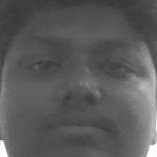
#> input picture data/1.1.jpg, 157 x 157 px
$ python Recognizer.py
#> lines starting #> are read from the running program, lines starting #| are printed output that depends on the picture
import cv2
import numpy as np
from PIL import Image
import os
import pyttsx3  # Import text-to-speech library

def speak(text):
    engine = pyttsx3.init()
    engine.say(text)
    engine.runAndWait()

path = 'data'
recognizer = cv2.face.LBPHFaceRecognizer_create()
detector = cv2.CascadeClassifier("haarcascade_frontalface_default.xml")

def imgsandlables(path):
#> called with path = 'data'
    imagePaths = [os.path.join(path, i) for i in os.listdir(path)]
    indfaces = []
    ids = []
    for imagePath in imagePaths:
        img = Image.open(imagePath).convert('L')  # grayscale
#> img is the input picture: PIL image 157x157 L; min 55, max 255, mean 90.1
        imgnp = np.array(img, 'uint8')
        id = int(os.path.split(imagePath)[-1].split(".")[0])

        faces = detector.detectMultiScale(imgnp)
#> faces = [[12, 14, 138, 138]]
        for (x, y, w, h) in faces:
            indfaces.append(imgnp[y:y + h, x:x + w])
            ids.append(id)
#> this loop made 1 pass
#> after the loop, ids = [1]; indfaces = 1 item
    return indfaces, ids

faces, ids = imgsandlables(path)
recognizer.train(faces, np.array(ids))

names = ['None', 'Bharat', 'Mamatha','Prasad','Aravind']
roles = {
    'None': 'Unknown person',
    'Bharat': 'Software Engineer - Expert in AI and Computer Vision',
    'Mamatha': 'Data Scientist - Specializes in Machine Learning',
    'Prasad' : 'Full Stack Developer',
    'Aravind': 'Kdl Intern'

}

cam = cv2.VideoCapture(0)
current_id = None  # Track current person being recognized

while True:
    _, img = cam.read()
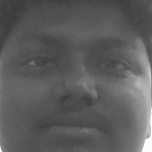
#> input picture data/1.13.jpg, 152 x 152 px, given in place of the camera
#> img is the input picture: shape (152, 152, 3); min 57, max 255, mean 92.3
    img = cv2.flip(img, 1)
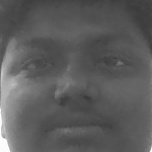
#> img: shape (152, 152, 3); min 57, max 255, mean 92.3
    gray = cv2.cvtColor(img, cv2.COLOR_BGR2GRAY)

    faces = detector.detectMultiScale(gray, scaleFactor=1.3, minNeighbors=5)
#> faces = ()

    detected_id = None
    for (x, y, w, h) in faces:
        cv2.rectangle(img, (x, y), (x + w, y + h), (0, 255, 0), 2)
        id, confidence = recognizer.predict(gray[y:y + h, x:x + w])

        if confidence < 100:
            name = names[id]
            confidence_text = "  {0}%".format(round(100 - confidence))
            detected_id = name  # Store detected person's name
        else:
            name = "Unknown"
            confidence_text = "  {0}%".format(round(100 - confidence))

        role_text = roles.get(name, "")

        cv2.putText(img, name, (x - 5, y - 5), cv2.FONT_HERSHEY_SIMPLEX, 1, (255, 255, 0), 2)
        cv2.putText(img, confidence_text, (x + 5, y + h - 5), cv2.FONT_HERSHEY_SIMPLEX, 1, (255, 255, 0), 2)
        cv2.putText(img, role_text, (x - 5, y + h + 25), cv2.FONT_HERSHEY_SIMPLEX, 0.7, (0, 255, 255), 2)
#> this loop made 0 passes

    if detected_id:
        if detected_id != current_id:
            speak(f"Hello {detected_id}, {roles.get(detected_id, '')} Welcome To F9 17th Anniversary")
        current_id = detected_id  # Update last detected ID
    else:
        current_id = None  # Reset when no faces are detected

    cv2.imshow('camera', img)

    k = cv2.waitKey(10) & 0xff
#> (key Esc is pressed here)
    if k == 27:  # Press 'ESC' to exit
        break

cam.release()
cv2.destroyAllWindows()
